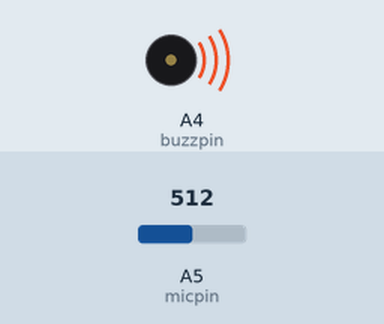
Bench run of a sketch on a simulated Arduino Uno, built with avr-gcc and run on an emulated ATmega328P. On the bench: buzzer (waves = sounding). The test bench sets the inputs (shaded band); at power-on: A5 (micpin) = 512. What the sketch prints to the serial monitor is not drawn.

Above: at 0.1 s.
Timing chart, 0 to 1.6 s (numbered marks = the images above):
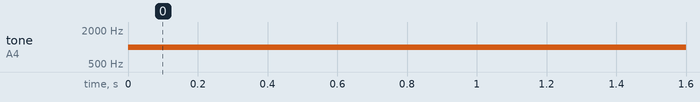

The sketch:

Microphone.ino
```cpp
int micpin = A5;
int buzzpin = A4;
int oldvalue = 0;

void setup() {
  // put your setup code here, to run once:
  pinMode(micpin,INPUT);
  pinMode(buzzpin,OUTPUT);
  Serial.begin(9800);

}

void loop() {
int value = analogRead(micpin);

Serial.print(value);
//analogWrite(buzzpin,255);
//delayMicroseconds(value);
//analogWrite(buzzpin,0);
if (value != 613)
{
  tone(buzzpin,1000,40);
}
oldvalue = value;
Serial.print("\n");
//delay(10);
}
```

Measured:
- by itself, tone on A4 (buzzpin): silent → 1000 Hz at 0.00 s
